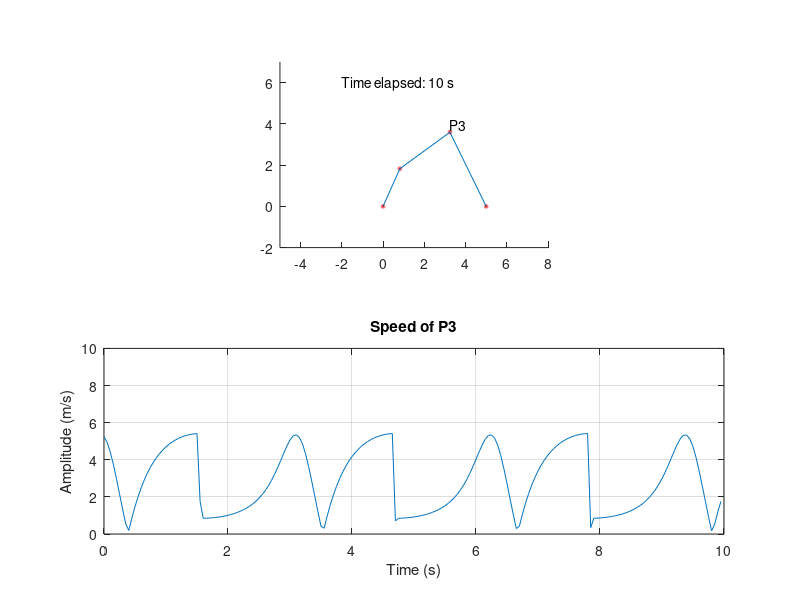

Source code (MATLAB):
clc; clear all;
% Parameters
A = 2; B = 3; C = 4; D = 5; % Link lengths: A-P1P2:crank, B-P2P3:coupler, C-P3P4:follower, D-P1P4:ground

t = 0:0.05:10;  % Time for animation

ang_speed = 2;  % angle speed of crank
theta = ang_speed*t;    % angle of crank compare to x axis
% Find the coordinate of these 4 point P1 P2 P3 P4
P1 = [0;0];
P4 = D*[1;0];
P2 = A*[cos(theta); sin(theta)]; 
E = sqrt(A^2 + D^2 - 2*A*D*cos(theta)); %P2P4
alfa = asin(A*sin(theta)./E);   % angle P2P4P1
beta = acos((E.^2 + C^2 - B^2)./(2*E*C));   % angle P3P4P2
P3 = [D - C*cos(alfa+beta); C*sin(alfa+beta)];

P3_x = P3(1,:);
P3_y = P3(2,:);

P3_vx = diff(P3_x)./diff(t); % velocity of P3
P3_vy = diff(P3_y)./diff(t);

P3_v = sqrt(P3_vx.^2 + P3_vy.^2);

for i=1:length(t);

   ani = subplot(2,1,1);
   P1_circle = viscircles(P1',0.05); % Draw the point P1, P2, P3, P4
   P2_circle = viscircles(P2(:,i)',0.05);
   P3_circle = viscircles(P3(:,i)',0.05);
   P4_circle = viscircles(P4',0.05); 
   
   A_bar = line([P1(1) P2(1,i)],[P1(2) P2(2,i)]);
   B_bar = line([P2(1,i) P3(1,i)],[P2(2,i) P3(2,i)]);
   C_bar = line([P3(1,i) P4(1)],[P3(2,i) P4(2)]);
   
   axis(ani,'equal');
   set(gca,'XLim',[-5 8],'YLim',[-2 7]);
   
   str1 = 'P3';
   str2 = ['Time elapsed: '  num2str(t(i)) ' s'];
   P3_text = text(P3(1,i),P3(2,i)+0.4,str1);    % write "P3" next to the point P3
   Time = text(-2,6,str2);
   pause(0.005);
   if i<length(t)
    delete(P1_circle);
    delete(P2_circle);
    delete(P3_circle);
    delete(P4_circle);
    delete(A_bar);
    delete(B_bar);
    delete(C_bar);
    delete(P3_text);
    delete(Time);
    vel = subplot(2,1,2);
    plot(vel,t(1:i),P3_v(1:i));
    %plot(vel,t(1:i),P2_x(1:i));
    set(vel,'XLim',[0 10],'YLim',[0 10]);
    xlabel(vel, 'Time (s)');
    ylabel(vel, 'Amplitude (m/s)');
    title(vel,'Speed of P3');
    grid on;
   end

end

